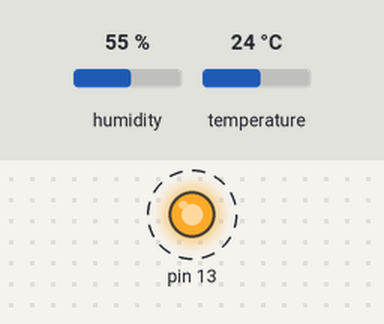
The sketch below on a simulated Arduino Uno, built with avr-gcc and run on an emulated ATmega328P. Parts: output pins drawn as LEDs (lit = HIGH). Dashed ring = blinking. The test bench sets the inputs (shaded band); at power-on: humidity 55 %, temperature 24 °C. No radio packets arrive unless stated; what the sketch prints to the serial monitor is not drawn.

Above: at 0.5 s.
Timing chart, 0 to 3.0 s (numbered marks = the images above):
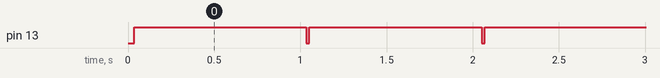

The sketch:

SensorTelemetry.ino
```cpp
#include <SPI.h>
#include <RF24.h>
#include "DHT.h"
#include "printf.h"

// ce,csn pins
RF24 radio(9,10);


//Temp Sensors
DHT dht(2, DHT22);
//DHT sens2(3, DHT11);


void setup(void)
{
  // init radio for writing on channel 76
  radio.begin();
  radio.setPALevel(RF24_PA_MAX);
  radio.setChannel(0x4c);
  radio.openWritingPipe(0xF0F0F0F0E1LL);
  radio.enableDynamicPayloads();
  radio.powerUp();
//*/
  dht.begin();

  Serial.begin(9600);
  //while(!Serial);
  Serial.println("Initialised");
  printf_begin();
  radio.printDetails();
  pinMode(13,OUTPUT);
  digitalWrite(13,0);
}

void loop(void)
{
  // 32 bytes is maximum payload
  String outputString;
  char outBuffer[32]= "";
  char floatBuf1[10];
  char floatBuf2[10];
  float h, t;
  Serial.print("Reading Data...");
  h = dht.readHumidity();
  t = dht.readTemperature();
  Serial.println("Done");

  //dtostrf(h, 6, 2, floatBuf1);
  //dtostrf(t, 6, 2, floatBuf2);
  // pad numbers and convert to string
  //sprintf(outBuffer,"S1 T%s H%s", t, h );
  outputString = "/room/temp ";
  outputString.concat(t);
  //outBuffer = outputString.c_str();
  // transmit and increment the counter

  // pause a second
  //delay(1000);
  //Serial.print(floatBuf1);
  Serial.print("Humidity: ");
  Serial.print(h);
  Serial.print(" %\t");
  Serial.print("Temperature: ");
  Serial.print(t);
  Serial.println(" *C");
  Serial.println(radio.write(outputString.c_str(), outputString.length()+1), DEC);
  Serial.print("Wrote ");
  Serial.print(outputString.length()+1, DEC);
  Serial.println(" bytes");
  digitalWrite(13,1);
  delay(1000);
  digitalWrite(13,0);


}
```

printf.h
```cpp
// (licence header left out)
/**
 * @file printf.h
 *
 * Setup necessary to direct stdout to the Arduino Serial library, which
 * enables 'printf'
 */

#ifndef __PRINTF_H__
#define __PRINTF_H__

#ifdef ARDUINO

int serial_putc( char c, FILE * )
{
  Serial.write( c );

  return c;
}

void printf_begin(void)
{
  fdevopen( &serial_putc, 0 );
}

#else
#error This example is only for use on Arduino.
#endif // ARDUINO

#endif // __PRINTF_H__
```

Measured:
- by itself, pin 13: alternates HIGH for 1.0 s and LOW for 0.02 s
